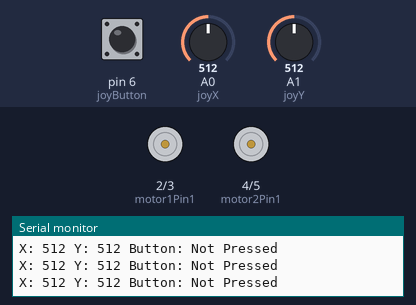
A sketch run on a simulated Arduino Uno, built with avr-gcc and run on an emulated ATmega328P. On the bench: motor-driver pin pairs drawn as motors (green arrow = first pin HIGH = forward, orange = second pin HIGH = backward, longer = more drive), the last lines printed to the serial monitor. Inputs (shaded band) come from the test bench; at power-on: pin 6 (joyButton) HIGH, A0 (joyX) = 512, A1 (joyY) = 512.

Above: at 1.2 s.
1.3 s: pin 6 (joyButton) pulled LOW for 0.15 s
2.9 s: A0 (joyX) set to 1023
5.9 s: pin 6 (joyButton) pulled LOW for 1 s
At 6.7 s:
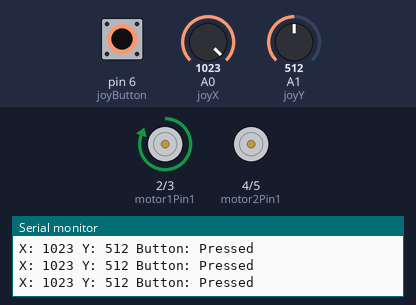
8.4 s: pin 6 (joyButton) pulled LOW for 3.2 s
At 12.3 s:
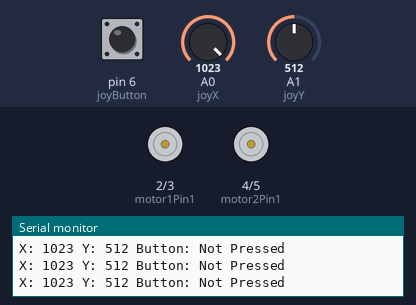
13.2 s: A1 (joyY) set to 1023
16.2 s: pin 6 (joyButton) pulled LOW for 1 s
At 17.0 s:
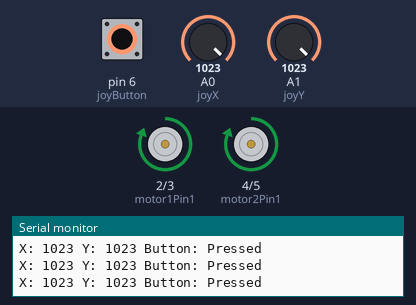
Timing chart, 0 to 19.2 s (numbered marks = the images above; inputs shaded):
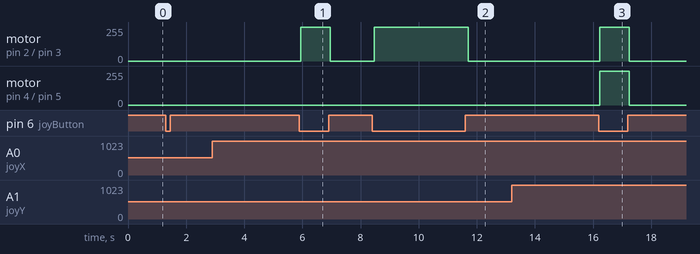

Measured:
- after the input at 5.9 s, motor on pin 2 (motor1Pin1) / pin 3 (motor1Pin2): stopped → forward 255/255 after 0.05 s, → stopped 1.0 s later
- after the input at 8.4 s, motor on pin 2 (motor1Pin1) / pin 3 (motor1Pin2): stopped → forward 255/255 after 0.07 s, → stopped 3.2 s later
- after the input at 16.2 s, motor on pin 2 (motor1Pin1) / pin 3 (motor1Pin2), motor on pin 4 (motor2Pin1) / pin 5 (motor2Pin2): stopped → forward 255/255 at once, → stopped 1.0 s later

The sketch:

joystick.ino
```cpp
// Motor pins
int motor1Pin1 = 2;  // IN1 for Motor A
int motor1Pin2 = 3;  // IN2 for Motor A
int motor2Pin1 = 4;  // IN3 for Motor B
int motor2Pin2 = 5;  // IN4 for Motor B

// Joystick pins
int joyX = A0;  // Joystick X-axis (horizontal)
int joyY = A1;  // Joystick Y-axis (vertical)
int joyButton = 6; // Joystick button (SW) pin

// Joystick range
int joyXValue;
int joyYValue;
bool buttonPressed = false;
bool motorsOn = false;

void setup() {
  // Set motor control pins as output
  pinMode(motor1Pin1, OUTPUT);
  pinMode(motor1Pin2, OUTPUT);
  pinMode(motor2Pin1, OUTPUT);
  pinMode(motor2Pin2, OUTPUT);

  // Set button pin as input with internal pull-up resistor
  pinMode(joyButton, INPUT_PULLUP);

  // Start serial communication for debugging
  Serial.begin(9600);
}

void loop() {
  // Read joystick X and Y values (range 0-1023)
  joyXValue = analogRead(joyX);
  joyYValue = analogRead(joyY);

  // Read the state of the joystick button
  buttonPressed = digitalRead(joyButton) == LOW; // Button pressed when LOW (active low)

  // Debugging: Print joystick values and button state to the serial monitor
  Serial.print("X: ");
  Serial.print(joyXValue);
  Serial.print(" Y: ");
  Serial.print(joyYValue);
  Serial.print(" Button: ");
  Serial.println(buttonPressed ? "Pressed" : "Not Pressed");

  // Turn on the motors when button is pressed
  if (buttonPressed) {
    motorsOn = true;
  }

  // If the motors are turned on and button is not pressed, turn off the motors
  if (!buttonPressed) {
    motorsOn = false;
    // Stop both motors when button is not pressed
    digitalWrite(motor1Pin1, LOW);
    digitalWrite(motor1Pin2, LOW);
    digitalWrite(motor2Pin1, LOW);
    digitalWrite(motor2Pin2, LOW);
  }

  // If motors are on, move the motors according to the joystick
  if (motorsOn) {
    // Map the joystick values to motor control (0-255 for motor speed)
    int motorSpeedX = map(joyXValue, 0, 1023, -255, 255);
    int motorSpeedY = map(joyYValue, 0, 1023, -255, 255);

    // Control Motor A (Motor 1) based on X-axis
    if (motorSpeedX > 0) {
      // Move forward
      digitalWrite(motor1Pin1, HIGH);
      digitalWrite(motor1Pin2, LOW);
    } else if (motorSpeedX < 0) {
      // Move backward
      digitalWrite(motor1Pin1, LOW);
      digitalWrite(motor1Pin2, HIGH);
    } else {
      // Stop Motor A
      digitalWrite(motor1Pin1, LOW);
      digitalWrite(motor1Pin2, LOW);
    }

    // Control Motor B (Motor 2) based on Y-axis
    if (motorSpeedY > 0) {
      // Move forward
      digitalWrite(motor2Pin1, HIGH);
      digitalWrite(motor2Pin2, LOW);
    } else if (motorSpeedY < 0) {
      // Move backward
      digitalWrite(motor2Pin1, LOW);
      digitalWrite(motor2Pin2, HIGH);
    } else {
      // Stop Motor B
      digitalWrite(motor2Pin1, LOW);
      digitalWrite(motor2Pin2, LOW);
    }
  }

  // Delay for smoother control (optional)
  delay(100);
}
```
